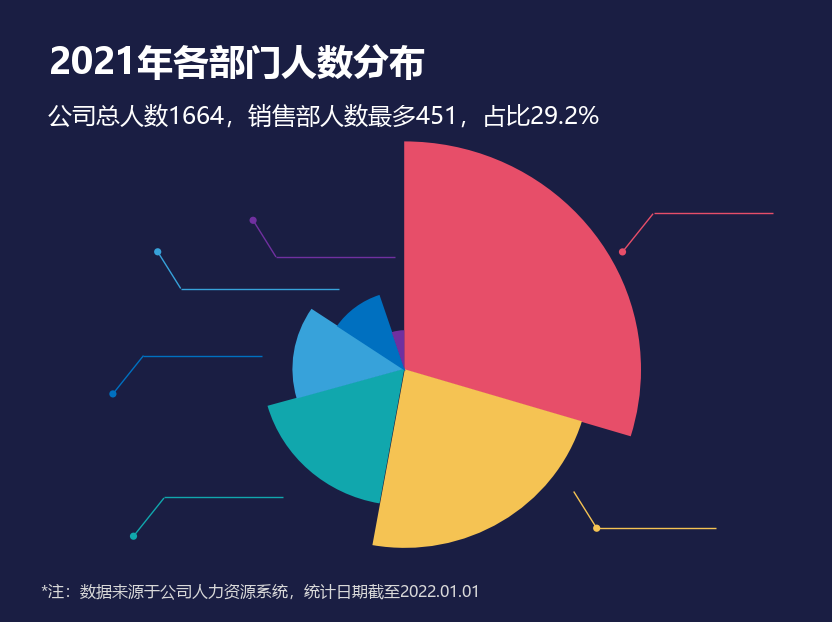

Python code for this plot:
# -*- coding: utf-8 -*-
"""图 21 · 南丁格尔玫瑰图（PPT 拼图版）。

这一页不是一张图表对象，而是「图表 + 6 个 Freeform 形状」拼出来的：
图表本身只负责 6 条引线，玫瑰花瓣在 drawing11 的 custGeom 里。参考图用
Excel 导出整页后裁到图表区域，因此能同时看到花瓣和引线。

花瓣路径直接从 drawing11.xml 的 `<a:path>` 取出（贝塞尔控制点原样保留），
再按 组合 8 → 组合 6 → 图表框 的变换链换算到 832×622 画布。填充色依次是
红 / 黄 / 青 / 浅蓝 / 蓝 / 紫。
"""

import matplotlib.pyplot as plt
from matplotlib.patches import Circle, PathPatch
from matplotlib.path import Path

import chartkit as kit

W, H = kit.chart_size(21)

# 每条花瓣在画布上的贝塞尔路径（实测自 drawing11.xml）
PETALS = [
    ("#E74E69", [1, 4, 4, 4, 4, 4, 4, 2, 2],
     [(404.2, 141.4), (534.9, 141.4), (641.0, 243.6), (641.0, 369.7),
      (641.0, 392.3), (637.5, 414.7), (630.7, 436.3), (404.2, 369.7),
      (404.2, 141.4)]),
    ("#F5C353", [1, 4, 4, 4, 2, 2],
     [(581.9, 421.3), (554.6, 507.7), (464.7, 560.9), (372.4, 545.1),
      (404.8, 369.3), (581.9, 421.3)]),
    ("#11A7AD", [1, 4, 4, 4, 2, 2],
     [(379.5, 503.4), (325.9, 494.3), (282.4, 456.4), (267.5, 405.8),
      (404.4, 368.4), (379.5, 503.4)]),
    ("#37A2DA", [1, 4, 4, 4, 2, 2],
     [(296.7, 398.5), (287.7, 367.9), (293.1, 335.1), (311.5, 308.8),
      (404.0, 369.0), (296.7, 398.5)]),
    ("#0070C0", [1, 4, 4, 4, 2, 2],
     [(336.8, 326.2), (347.1, 311.5), (362.1, 300.5), (379.5, 294.9),
      (405.5, 371.1), (336.8, 326.2)]),
    ("#7030A0", [1, 4, 4, 4, 2, 2],
     [(391.7, 332.2), (395.7, 330.9), (400.0, 330.2), (404.3, 330.2),
      (404.3, 369.1), (391.7, 332.2)]),
]

# 与图 19 同一套引线（chart6.xml 的 userShapes）
LEADERS = [
    ((653.9, 773.2, 212.9), (653.1, 213.7, 622.5, 251.9), (622.5, 251.9), "#E74E69"),
    ((596.7, 716.0, 528.2), (596.7, 528.2, 573.7, 491.5), (596.7, 528.2), "#F5C353"),
    ((164.0, 283.3, 497.2), (164.0, 498.0, 133.5, 536.2), (133.5, 536.2), "#11A7AD"),
    ((142.7, 262.0, 356.4), (143.5, 355.6, 112.9, 393.9), (112.9, 393.9), "#0070C0"),
    ((181.4, 338.9, 288.5), (180.7, 288.5, 157.7, 251.8), (157.7, 251.8), "#37A2DA"),
    ((276.0, 395.3, 257.0), (276.0, 257.0, 253.1, 220.3), (253.1, 220.3), "#7030A0"),
]


def main():
    fig = kit.new_figure(W, H)
    ax = fig.add_axes([0, 0, 1, 1])
    ax.set_xlim(0, W)
    ax.set_ylim(H, 0)
    ax.set_aspect("equal")
    ax.axis("off")

    for color, codes, vertices in PETALS:
        ax.add_patch(PathPatch(Path(vertices, codes), facecolor=color,
                               edgecolor="none"))

    for (x0, x1, y), (dx0, dy0, dx1, dy1), dot, color in LEADERS:
        ax.plot([x0, x1], [y, y], color=color, linewidth=1.0, solid_capstyle="butt")
        ax.plot([dx0, dx1], [dy0, dy1], color=color, linewidth=1.0,
                solid_capstyle="butt")
        ax.add_patch(Circle(dot, 3.6, facecolor=color, edgecolor="none"))

    ax.text(49, 44, "2021年各部门人数分布", color="white",
            fontsize=18 * kit.FONT_SCALE, fontfamily=kit.UI_FONT,
            fontweight="bold", va="top", ha="left")
    ax.text(48, 104, "公司总人数1664，销售部人数最多451，占比29.2%", color="white",
            fontsize=12 * kit.FONT_SCALE, fontfamily=kit.UI_FONT,
            va="top", ha="left")
    ax.text(41, 584, "*注：数据来源于公司人力资源系统，统计日期截至2022.01.01",
            color="#D9D9D9", fontsize=8 * kit.FONT_SCALE,
            fontfamily=kit.UI_FONT, va="top", ha="left")

    kit.save(fig, "chart21_nightingale_ppt.png")
    plt.close(fig)


if __name__ == "__main__":
    main()
